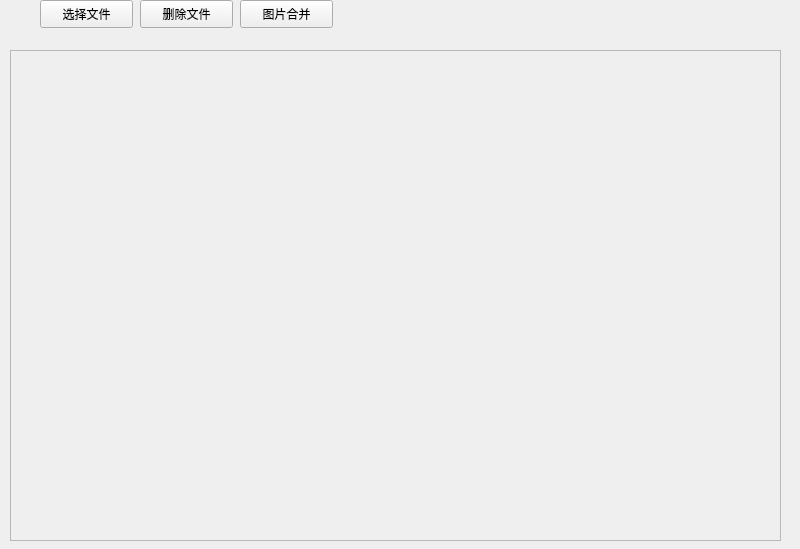
<?xml version="1.0" encoding="UTF-8"?>
<ui version="4.0">
 <class>MainWindow</class>
 <widget class="QMainWindow" name="MainWindow">
  <property name="geometry">
   <rect>
    <x>0</x>
    <y>0</y>
    <width>800</width>
    <height>549</height>
   </rect>
  </property>
  <property name="sizePolicy">
   <sizepolicy hsizetype="Preferred" vsizetype="Preferred">
    <horstretch>0</horstretch>
    <verstretch>0</verstretch>
   </sizepolicy>
  </property>
  <property name="windowTitle">
   <string>MainWindow</string>
  </property>
  <widget class="QWidget" name="centralwidget">
   <widget class="QPushButton" name="pushButton">
    <property name="geometry">
     <rect>
      <x>40</x>
      <y>0</y>
      <width>93</width>
      <height>28</height>
     </rect>
    </property>
    <property name="text">
     <string>选择文件</string>
    </property>
   </widget>
   <widget class="QPushButton" name="pushButton_2">
    <property name="geometry">
     <rect>
      <x>140</x>
      <y>0</y>
      <width>93</width>
      <height>28</height>
     </rect>
    </property>
    <property name="text">
     <string>删除文件</string>
    </property>
   </widget>
   <widget class="QPushButton" name="pushButton_3">
    <property name="geometry">
     <rect>
      <x>240</x>
      <y>0</y>
      <width>93</width>
      <height>28</height>
     </rect>
    </property>
    <property name="text">
     <string>图片合并</string>
    </property>
   </widget>
   <widget class="QScrollArea" name="scrollArea">
    <property name="geometry">
     <rect>
      <x>10</x>
      <y>50</y>
      <width>771</width>
      <height>491</height>
     </rect>
    </property>
    <property name="widgetResizable">
     <bool>true</bool>
    </property>
    <widget class="RepaintList" name="scrollAreaWidgetContents">
     <property name="geometry">
      <rect>
       <x>0</x>
       <y>0</y>
       <width>769</width>
       <height>489</height>
      </rect>
     </property>
    </widget>
   </widget>
  </widget>
 </widget>
 <customwidgets>
  <customwidget>
   <class>RepaintList</class>
   <extends>QWidget</extends>
   <header>repaintlist.h</header>
   <container>1</container>
  </customwidget>
 </customwidgets>
 <resources/>
 <connections/>
</ui>
